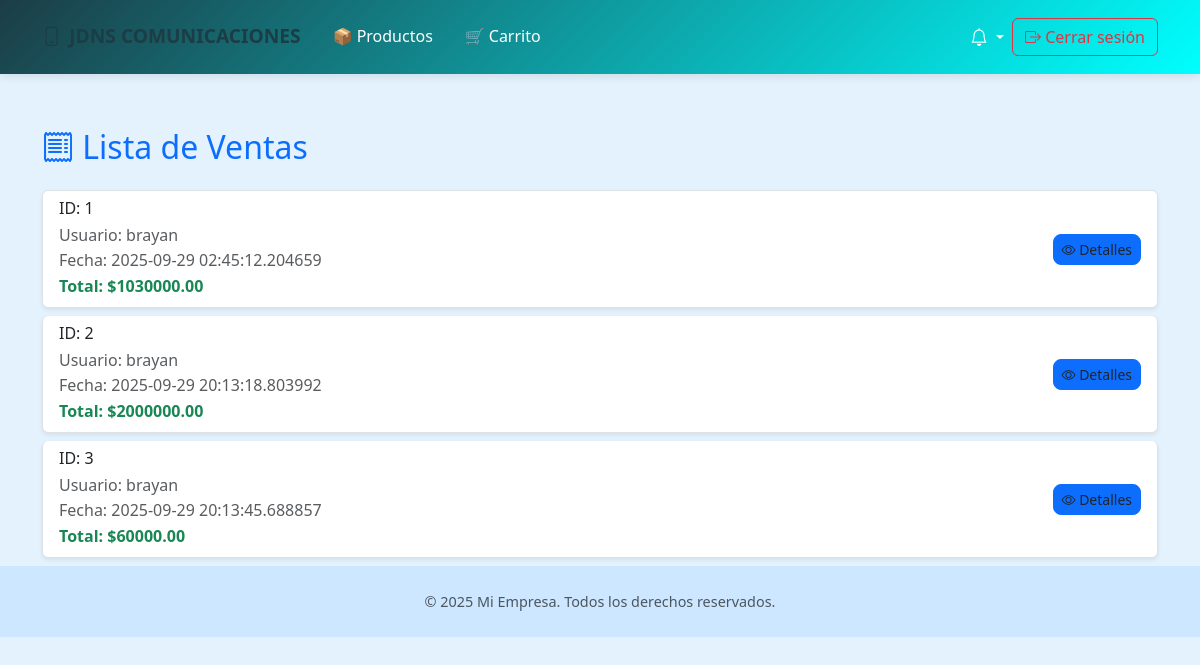
/ventas_factura, run on the app's committed database.
### app/models/users.py (models this page shows, shortened)
class VentaFactura(db.Model):
    __tablename__ = 'ventas_factura'
    idventas_factura = db.Column(db.Integer, primary_key=True)
    usuario_idusuario = db.Column(db.Integer, db.ForeignKey('usuario.idusuario'), nullable=False)
    fecha_venta = db.Column(db.DateTime, nullable=False, default=datetime.utcnow)
    tipo_venta = db.Column(db.Enum('fisica', 'online', name='tipo_venta_enum'))
    estado_envio = db.Column(db.Enum('pendiente', 'pagado', 'anulado', name='estado_envio_enum'), default='pendiente')
    total = db.Column(db.Numeric(10, 2), nullable=False)
    usuario = db.relationship('Users', backref='ventas_facturas')

class Users(db.Model, UserMixin):
    __tablename__ = 'usuario'
    idusuario = db.Column(db.Integer, primary_key=True)
    nombre = db.Column(db.String(100))
    telefono = db.Column(db.String(45))
    correo = db.Column(db.String(100), unique=True)
    direccion = db.Column(db.String(100))
    password = db.Column(db.String(255))
    rol = db.Column(db.Enum('cliente', 'tecnico', 'admin'))

### app/routes/ventas_factura.py (the view)
@bp.route('/ventas_factura')
def listar_ventas():
    ventas = VentaFactura.query.all()
    return render_template('ventas_factura.html', ventas=ventas)

### app/templates/ventas_factura.html (shortened to what this page needs)
{% extends "plantilla.html" %}
{% block content %}
<div class="container mt-5">
    <h2 class="mb-4 text-primary"><i class="bi bi-receipt"></i> Lista de Ventas</h2>
    <ul class="list-group">
        {% for venta in ventas %}
        <li class="list-group-item mb-2 shadow-sm rounded venta-card">
            <div class="d-flex justify-content-between align-items-center">
                <div>
                    <h6 class="mb-1">ID: {{ venta.idventas_factura }}</h6>
                    <p class="mb-0 text-muted">
                        Usuario: {{ venta.usuario.nombre if venta.usuario else 'Sin usuario' }} <br>
                        Fecha: {{ venta.fecha_venta }} <br>
                        <strong class="text-success">Total: ${{ venta.total }}</strong>
                    </p>
                </div>
                <a href="{{ url_for('ventas_factura.detalle_venta', id=venta.idventas_factura) }}"
                   class="btn btn-sm btn-primary">
                   <i class="bi bi-eye"></i> Detalles
                </a>
            </div>
        </li>
        {% else %}
        <li class="list-group-item text-center text-muted">
            No hay ventas registradas
        </li>
        {% endfor %}
    </ul>
</div>
{% endblock %}

### app/static/style.css (style rules this page uses)
:root { --primary-color: #1c3d46; --secondary-color: #f97316; --accent-color: #06b6d4; --dark-bg: #1e293b; --light-bg: #f8fafc; --text-dark: #1e293b; --text-light: #64748b; --white: #ffffff; --gray-100: #f1f5f9; --gray-200: #e2e8f0; --gray-300: #cbd5e1; --gray-800: #1e293b; --gray-900: #0f172a; }
* { margin: 0; padding: 0; box-sizing: border-box; }
body { font-family: "Segoe UI", Tahoma, Geneva, Verdana, sans-serif; line-height: 1.6; color: var(--text-dark); background-color: var(--white); }
body { padding-top: 70px; background-color: #f8f9fa; font-family: 'Segoe UI', Tahoma, Geneva, Verdana, sans-serif; }
.btn-primary, .btn-success, .btn-danger { border-radius: 8px; font-weight: 500; transition: 0.3s; }
.list-group-item a { text-decoration: none; color: #212529; display: block; }

### app/templates/ventas_factura.html (style rules this page uses)
body { background-color: #f8f9fa; }
.venta-card { transition: transform .2s; }

### app/templates/plantilla.html (style rules this page uses)
body { padding-top: 80px; background-color: #e3f2fd; }

### data on the page
VentaFactura: idventas_factura "1", usuario "brayan", fecha_venta "2025-09-29 02:45:12.204659", total "1030000.00"
VentaFactura: idventas_factura "2", usuario "brayan", fecha_venta "2025-09-29 20:13:18.803992", total "2000000.00"
VentaFactura: idventas_factura "3", usuario "brayan", fecha_venta "2025-09-29 20:13:45.688857", total "60000.00"
